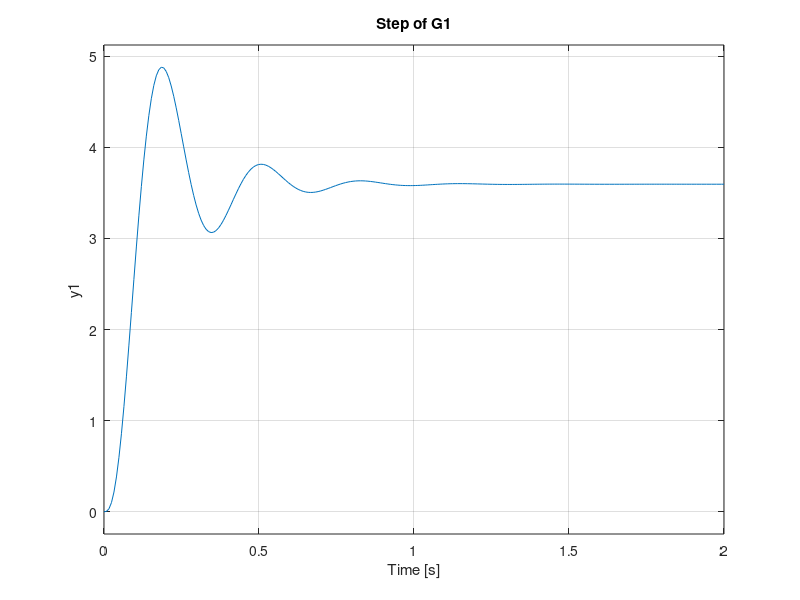
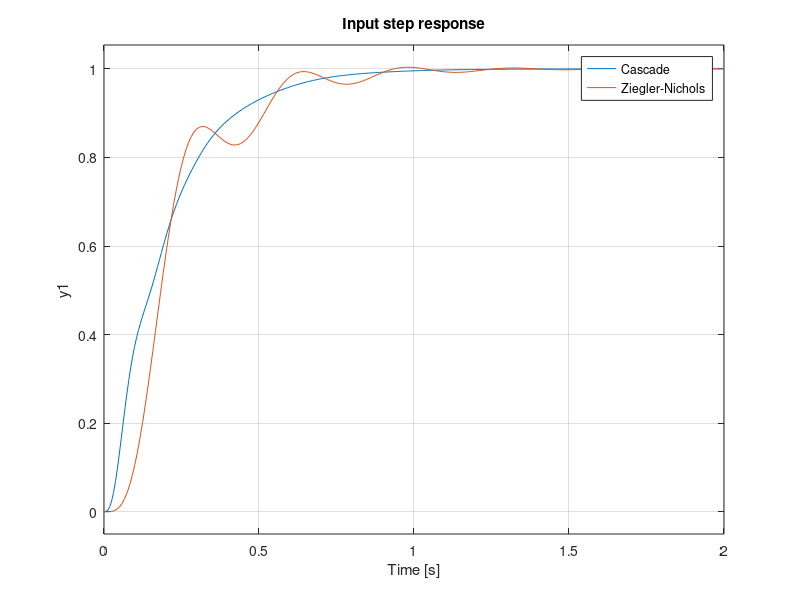
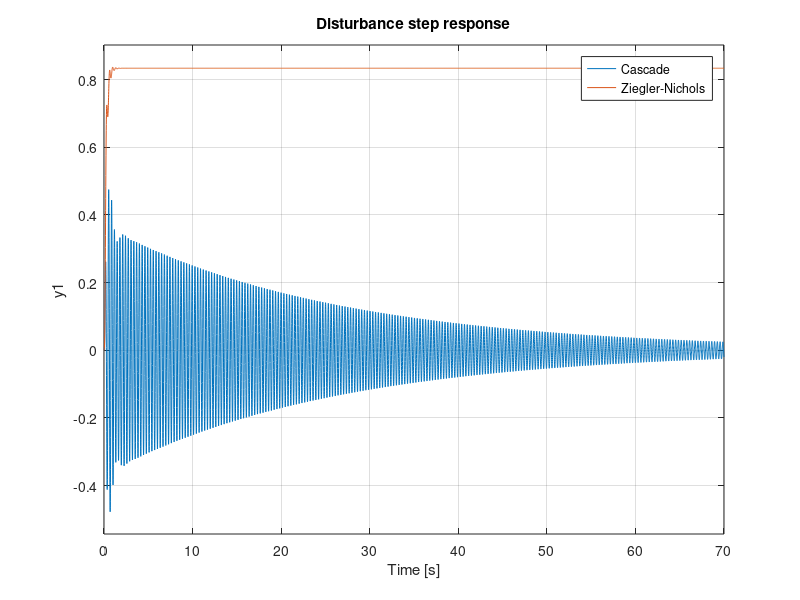

These figures' MATLAB source, in order:
clear all;
close all;
clc;

Ks=1.2;
Kg=70;
Km=0.00767;
Ka=2;
Jbr=0.0037;
Rm=2.6;
B=0.004;
Jmod=3.944*10^-4;
Jmot=3.87*10^-7;
Jm=Jmod+Kg^2*Jmot;
k=1.2;

s=tf('s');
G=minreal(Ks*Kg*Km*Ka/((Jbr*s^2+Ks)*(Rm*Jm*s^2+Rm*B*s+Kg^2*Km^2*s)+Rm*Ks*Jbr*s^2));
G1=minreal(G*s);
S=minreal(1/(1+k*G));
U=minreal(k/(1+k*G));
T=minreal(G*k/(1+k*G));
V=minreal(G/(1+k*G));

%% 2.3  Cascade Controller
wn=17.45;   % omega n 
x=3.6;  % gamma 
d =0.32;    % damping
taum=0.02;
Dcp=minreal((s^2+2*wn*d*s+wn^2)/(x*taum*s*wn^2 ));
Dc=5;
zpk(G1);

YR=minreal((Dc*Dcp*G1)/(s*(1+Dcp*G1)+Dc*Dcp*G1));
YW=minreal((G1)/(s+G1*Dcp+G1*Dcp*Dc));
zpk(YR)
minreal(zpk(minreal(YW)))

% plots
figure
step(G1)
title('Step of G1')

figure
step(YR,T)
title('Input step response')
legend('Cascade', 'Ziegler-Nichols')

figure
step(YW,V)
title('Disturbance step response')
legend('Cascade', 'Ziegler-Nichols')